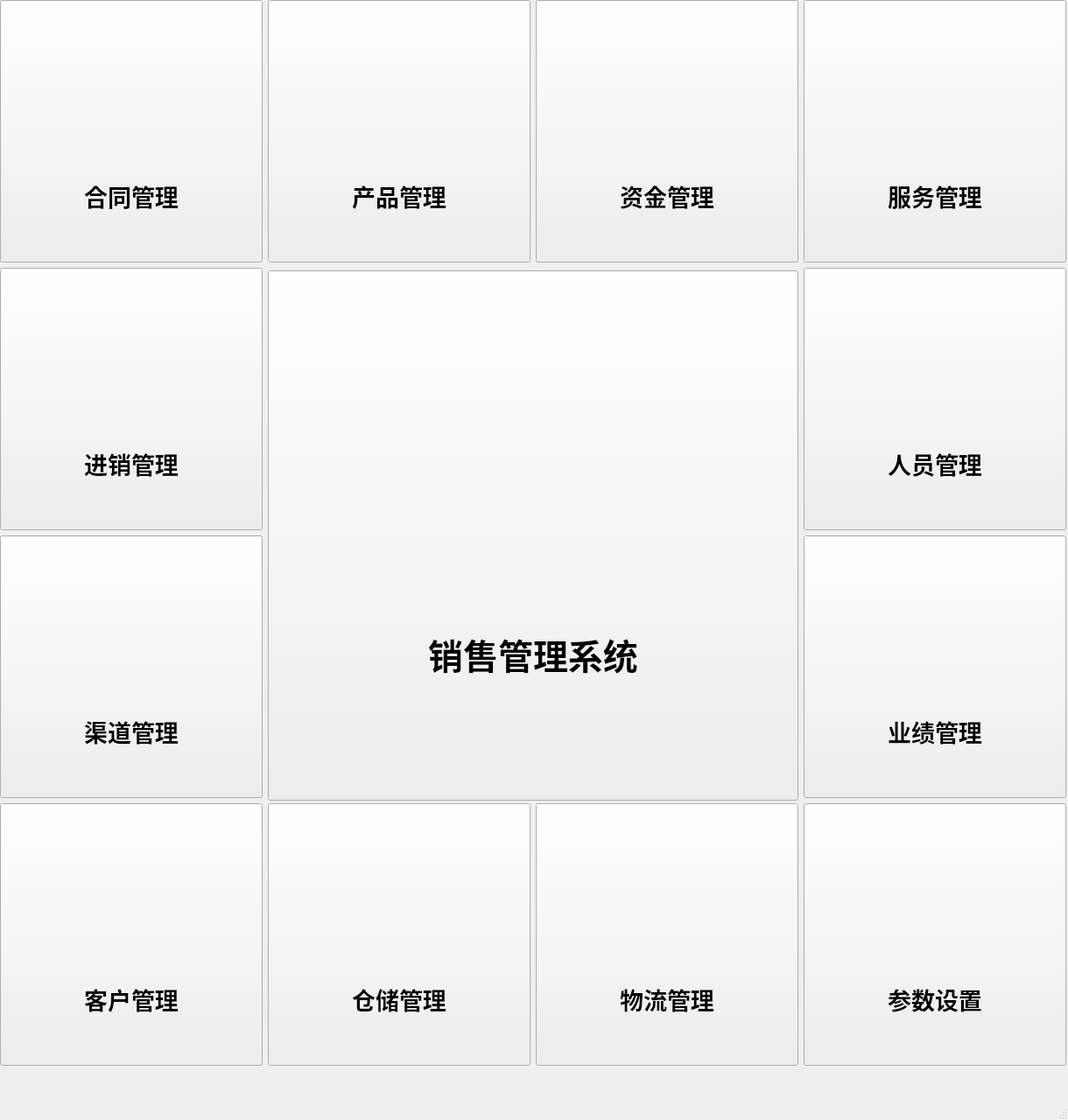
<?xml version="1.0" encoding="UTF-8"?>
<ui version="4.0">
 <class>MainWindow</class>
 <widget class="QMainWindow" name="MainWindow">
  <property name="geometry">
   <rect>
    <x>0</x>
    <y>0</y>
    <width>1220</width>
    <height>1280</height>
   </rect>
  </property>
  <property name="minimumSize">
   <size>
    <width>1220</width>
    <height>1280</height>
   </size>
  </property>
  <property name="windowTitle">
   <string>MainWindow</string>
  </property>
  <widget class="QWidget" name="centralwidget">
   <widget class="QWidget" name="gridLayoutWidget_2">
    <property name="geometry">
     <rect>
      <x>0</x>
      <y>0</y>
      <width>1220</width>
      <height>1220</height>
     </rect>
    </property>
    <layout class="QGridLayout" name="gridLayout_1">
     <item row="0" column="0">
      <widget class="QPushButton" name="pushButton_1">
       <property name="sizePolicy">
        <sizepolicy hsizetype="Fixed" vsizetype="Fixed">
         <horstretch>0</horstretch>
         <verstretch>0</verstretch>
        </sizepolicy>
       </property>
       <property name="minimumSize">
        <size>
         <width>300</width>
         <height>300</height>
        </size>
       </property>
       <property name="maximumSize">
        <size>
         <width>300</width>
         <height>300</height>
        </size>
       </property>
       <property name="baseSize">
        <size>
         <width>300</width>
         <height>300</height>
        </size>
       </property>
       <property name="font">
        <font>
         <family>华文中宋</family>
         <pointsize>20</pointsize>
         <weight>75</weight>
         <bold>true</bold>
         <stylestrategy>PreferAntialias</stylestrategy>
        </font>
       </property>
       <property name="text">
        <string>



合同管理</string>
       </property>
       <property name="iconSize">
        <size>
         <width>300</width>
         <height>300</height>
        </size>
       </property>
       <property name="flat">
        <bool>false</bool>
       </property>
      </widget>
     </item>
     <item row="2" column="3">
      <widget class="QPushButton" name="pushButton_8">
       <property name="minimumSize">
        <size>
         <width>300</width>
         <height>300</height>
        </size>
       </property>
       <property name="maximumSize">
        <size>
         <width>300</width>
         <height>300</height>
        </size>
       </property>
       <property name="font">
        <font>
         <family>华文中宋</family>
         <pointsize>20</pointsize>
         <weight>75</weight>
         <bold>true</bold>
         <stylestrategy>PreferAntialias</stylestrategy>
        </font>
       </property>
       <property name="text">
        <string>



业绩管理</string>
       </property>
       <property name="iconSize">
        <size>
         <width>300</width>
         <height>300</height>
        </size>
       </property>
       <property name="flat">
        <bool>false</bool>
       </property>
      </widget>
     </item>
     <item row="3" column="2">
      <widget class="QPushButton" name="pushButton_11">
       <property name="minimumSize">
        <size>
         <width>300</width>
         <height>300</height>
        </size>
       </property>
       <property name="maximumSize">
        <size>
         <width>300</width>
         <height>300</height>
        </size>
       </property>
       <property name="font">
        <font>
         <family>华文中宋</family>
         <pointsize>20</pointsize>
         <weight>75</weight>
         <bold>true</bold>
         <stylestrategy>PreferAntialias</stylestrategy>
        </font>
       </property>
       <property name="text">
        <string>



物流管理</string>
       </property>
       <property name="iconSize">
        <size>
         <width>300</width>
         <height>300</height>
        </size>
       </property>
       <property name="flat">
        <bool>false</bool>
       </property>
      </widget>
     </item>
     <item row="0" column="2">
      <widget class="QPushButton" name="pushButton_3">
       <property name="minimumSize">
        <size>
         <width>300</width>
         <height>300</height>
        </size>
       </property>
       <property name="maximumSize">
        <size>
         <width>300</width>
         <height>300</height>
        </size>
       </property>
       <property name="font">
        <font>
         <family>华文中宋</family>
         <pointsize>20</pointsize>
         <weight>75</weight>
         <bold>true</bold>
         <stylestrategy>PreferAntialias</stylestrategy>
        </font>
       </property>
       <property name="text">
        <string>



资金管理</string>
       </property>
       <property name="iconSize">
        <size>
         <width>300</width>
         <height>300</height>
        </size>
       </property>
      </widget>
     </item>
     <item row="2" column="0">
      <widget class="QPushButton" name="pushButton_7">
       <property name="minimumSize">
        <size>
         <width>300</width>
         <height>300</height>
        </size>
       </property>
       <property name="maximumSize">
        <size>
         <width>300</width>
         <height>300</height>
        </size>
       </property>
       <property name="font">
        <font>
         <family>华文中宋</family>
         <pointsize>20</pointsize>
         <weight>75</weight>
         <bold>true</bold>
         <stylestrategy>PreferAntialias</stylestrategy>
        </font>
       </property>
       <property name="text">
        <string>



渠道管理</string>
       </property>
       <property name="iconSize">
        <size>
         <width>300</width>
         <height>300</height>
        </size>
       </property>
       <property name="flat">
        <bool>false</bool>
       </property>
      </widget>
     </item>
     <item row="1" column="0">
      <widget class="QPushButton" name="pushButton_5">
       <property name="minimumSize">
        <size>
         <width>300</width>
         <height>300</height>
        </size>
       </property>
       <property name="maximumSize">
        <size>
         <width>300</width>
         <height>300</height>
        </size>
       </property>
       <property name="font">
        <font>
         <family>华文中宋</family>
         <pointsize>20</pointsize>
         <weight>75</weight>
         <bold>true</bold>
         <stylestrategy>PreferAntialias</stylestrategy>
        </font>
       </property>
       <property name="text">
        <string>



进销管理</string>
       </property>
       <property name="iconSize">
        <size>
         <width>300</width>
         <height>300</height>
        </size>
       </property>
      </widget>
     </item>
     <item row="0" column="3">
      <widget class="QPushButton" name="pushButton_4">
       <property name="minimumSize">
        <size>
         <width>300</width>
         <height>300</height>
        </size>
       </property>
       <property name="maximumSize">
        <size>
         <width>300</width>
         <height>300</height>
        </size>
       </property>
       <property name="font">
        <font>
         <family>华文中宋</family>
         <pointsize>20</pointsize>
         <weight>75</weight>
         <bold>true</bold>
         <stylestrategy>PreferAntialias</stylestrategy>
        </font>
       </property>
       <property name="text">
        <string>



服务管理</string>
       </property>
       <property name="iconSize">
        <size>
         <width>300</width>
         <height>300</height>
        </size>
       </property>
      </widget>
     </item>
     <item row="1" column="3">
      <widget class="QPushButton" name="pushButton_6">
       <property name="minimumSize">
        <size>
         <width>300</width>
         <height>300</height>
        </size>
       </property>
       <property name="maximumSize">
        <size>
         <width>300</width>
         <height>300</height>
        </size>
       </property>
       <property name="font">
        <font>
         <family>华文中宋</family>
         <pointsize>20</pointsize>
         <weight>75</weight>
         <bold>true</bold>
         <stylestrategy>PreferAntialias</stylestrategy>
        </font>
       </property>
       <property name="text">
        <string>



人员管理</string>
       </property>
       <property name="iconSize">
        <size>
         <width>300</width>
         <height>300</height>
        </size>
       </property>
       <property name="flat">
        <bool>false</bool>
       </property>
      </widget>
     </item>
     <item row="3" column="0">
      <widget class="QPushButton" name="pushButton_9">
       <property name="minimumSize">
        <size>
         <width>300</width>
         <height>300</height>
        </size>
       </property>
       <property name="maximumSize">
        <size>
         <width>300</width>
         <height>300</height>
        </size>
       </property>
       <property name="font">
        <font>
         <family>华文中宋</family>
         <pointsize>20</pointsize>
         <weight>75</weight>
         <bold>true</bold>
         <stylestrategy>PreferAntialias</stylestrategy>
        </font>
       </property>
       <property name="text">
        <string>



客户管理</string>
       </property>
       <property name="iconSize">
        <size>
         <width>300</width>
         <height>300</height>
        </size>
       </property>
       <property name="flat">
        <bool>false</bool>
       </property>
      </widget>
     </item>
     <item row="3" column="1">
      <widget class="QPushButton" name="pushButton_10">
       <property name="minimumSize">
        <size>
         <width>300</width>
         <height>300</height>
        </size>
       </property>
       <property name="maximumSize">
        <size>
         <width>300</width>
         <height>300</height>
        </size>
       </property>
       <property name="font">
        <font>
         <family>华文中宋</family>
         <pointsize>20</pointsize>
         <weight>75</weight>
         <bold>true</bold>
         <stylestrategy>PreferAntialias</stylestrategy>
        </font>
       </property>
       <property name="text">
        <string>



仓储管理</string>
       </property>
       <property name="iconSize">
        <size>
         <width>300</width>
         <height>300</height>
        </size>
       </property>
       <property name="flat">
        <bool>false</bool>
       </property>
      </widget>
     </item>
     <item row="3" column="3">
      <widget class="QPushButton" name="pushButton_12">
       <property name="minimumSize">
        <size>
         <width>300</width>
         <height>300</height>
        </size>
       </property>
       <property name="maximumSize">
        <size>
         <width>300</width>
         <height>300</height>
        </size>
       </property>
       <property name="font">
        <font>
         <family>华文中宋</family>
         <pointsize>20</pointsize>
         <weight>75</weight>
         <bold>true</bold>
         <stylestrategy>PreferAntialias</stylestrategy>
        </font>
       </property>
       <property name="text">
        <string>



参数设置</string>
       </property>
       <property name="iconSize">
        <size>
         <width>300</width>
         <height>300</height>
        </size>
       </property>
       <property name="flat">
        <bool>false</bool>
       </property>
      </widget>
     </item>
     <item row="1" column="1" rowspan="2" colspan="2">
      <widget class="QPushButton" name="pushButton_13">
       <property name="sizePolicy">
        <sizepolicy hsizetype="Expanding" vsizetype="Expanding">
         <horstretch>0</horstretch>
         <verstretch>0</verstretch>
        </sizepolicy>
       </property>
       <property name="minimumSize">
        <size>
         <width>606</width>
         <height>606</height>
        </size>
       </property>
       <property name="maximumSize">
        <size>
         <width>600</width>
         <height>600</height>
        </size>
       </property>
       <property name="baseSize">
        <size>
         <width>0</width>
         <height>0</height>
        </size>
       </property>
       <property name="font">
        <font>
         <family>华文中宋</family>
         <pointsize>30</pointsize>
         <weight>75</weight>
         <bold>true</bold>
         <stylestrategy>PreferAntialias</stylestrategy>
        </font>
       </property>
       <property name="text">
        <string>




销售管理系统</string>
       </property>
       <property name="iconSize">
        <size>
         <width>600</width>
         <height>600</height>
        </size>
       </property>
       <property name="autoDefault">
        <bool>false</bool>
       </property>
       <property name="default">
        <bool>false</bool>
       </property>
       <property name="flat">
        <bool>false</bool>
       </property>
      </widget>
     </item>
     <item row="0" column="1">
      <widget class="QPushButton" name="pushButton_2">
       <property name="sizePolicy">
        <sizepolicy hsizetype="Fixed" vsizetype="Fixed">
         <horstretch>0</horstretch>
         <verstretch>0</verstretch>
        </sizepolicy>
       </property>
       <property name="minimumSize">
        <size>
         <width>300</width>
         <height>300</height>
        </size>
       </property>
       <property name="maximumSize">
        <size>
         <width>300</width>
         <height>300</height>
        </size>
       </property>
       <property name="font">
        <font>
         <family>华文中宋</family>
         <pointsize>20</pointsize>
         <weight>75</weight>
         <bold>true</bold>
         <stylestrategy>PreferAntialias</stylestrategy>
        </font>
       </property>
       <property name="text">
        <string>



产品管理</string>
       </property>
       <property name="iconSize">
        <size>
         <width>300</width>
         <height>300</height>
        </size>
       </property>
      </widget>
     </item>
    </layout>
   </widget>
  </widget>
  <widget class="QStatusBar" name="statusbar"/>
 </widget>
 <resources/>
 <connections/>
</ui>
